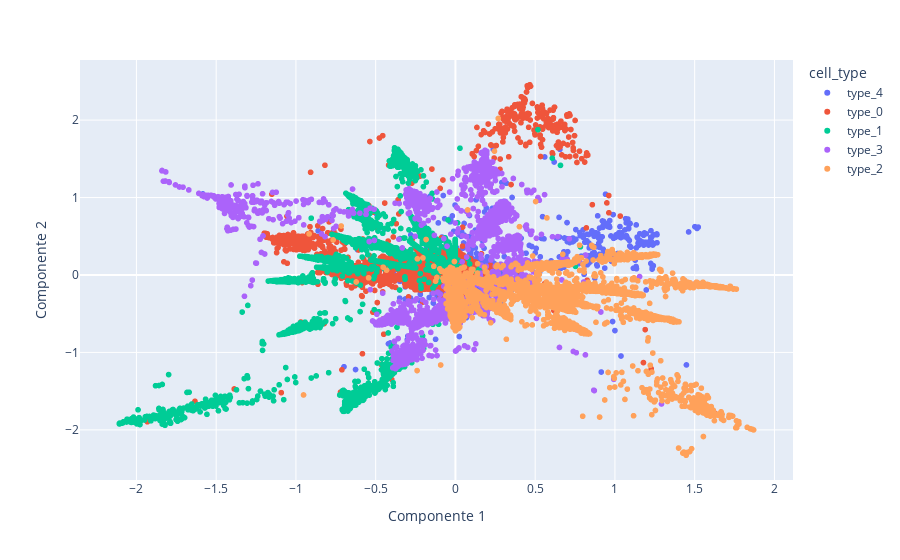

The notebook cell this image was saved under:
### Code cell
px.scatter(df_results, x='Componente 1', y='Componente 2',color='cell_type')

### Figure 1 — Plotly figure (JSON) as saved in the notebook; plotly's stock layout.template omitted (floating-point values rounded to 4 significant figures; data arrays with more than 128 entries replaced by an {"elided": "..."} marker saying what was removed)
{"data": [{"hovertemplate": "cell_type=type_4<br>Componente 1=%{x}<br>Componente 2=%{y}<extra></extra>", "legendgroup": "type_4", "marker": {"color": "#636efa", "symbol": "circle"}, "mode": "markers", "name": "type_4", "showlegend": true, "type": "scattergl", "x": {"elided": "11613 float values"}, "xaxis": "x", "y": {"elided": "11613 float values"}, "yaxis": "y"}, {"hovertemplate": "cell_type=type_0<br>Componente 1=%{x}<br>Componente 2=%{y}<extra></extra>", "legendgroup": "type_0", "marker": {"color": "#EF553B", "symbol": "circle"}, "mode": "markers", "name": "type_0", "showlegend": true, "type": "scattergl", "x": {"elided": "11858 float values"}, "xaxis": "x", "y": {"elided": "11858 float values"}, "yaxis": "y"}, {"hovertemplate": "cell_type=type_1<br>Componente 1=%{x}<br>Componente 2=%{y}<extra></extra>", "legendgroup": "type_1", "marker": {"color": "#00cc96", "symbol": "circle"}, "mode": "markers", "name": "type_1", "showlegend": true, "type": "scattergl", "x": {"elided": "11760 float values"}, "xaxis": "x", "y": {"elided": "11760 float values"}, "yaxis": "y"}, {"hovertemplate": "cell_type=type_3<br>Componente 1=%{x}<br>Componente 2=%{y}<extra></extra>", "legendgroup": "type_3", "marker": {"color": "#ab63fa", "symbol": "circle"}, "mode": "markers", "name": "type_3", "showlegend": true, "type": "scattergl", "x": {"elided": "11711 float values"}, "xaxis": "x", "y": {"elided": "11711 float values"}, "yaxis": "y"}, {"hovertemplate": "cell_type=type_2<br>Componente 1=%{x}<br>Componente 2=%{y}<extra></extra>", "legendgroup": "type_2", "marker": {"color": "#FFA15A", "symbol": "circle"}, "mode": "markers", "name": "type_2", "showlegend": true, "type": "scattergl", "x": {"elided": "11858 float values"}, "xaxis": "x", "y": {"elided": "11858 float values"}, "yaxis": "y"}], "layout": {"legend": {"title": {"text": "cell_type"}, "tracegroupgap": 0}, "margin": {"t": 60}, "xaxis": {"anchor": "y", "domain": [0, 1], "title": {"text": "Componente 1"}}, "yaxis": {"anchor": "x", "domain": [0, 1], "title": {"text": "Componente 2"}}}}
